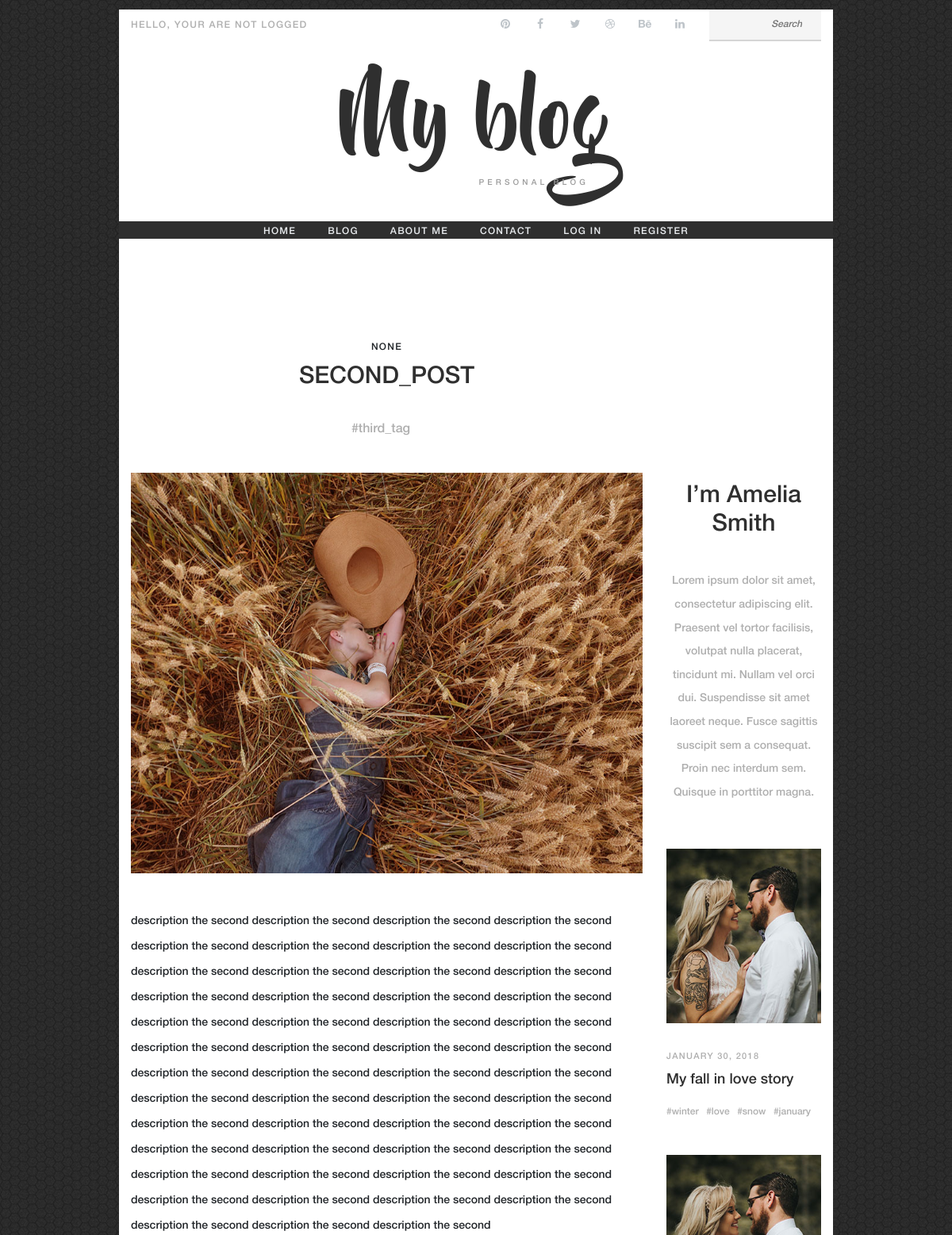
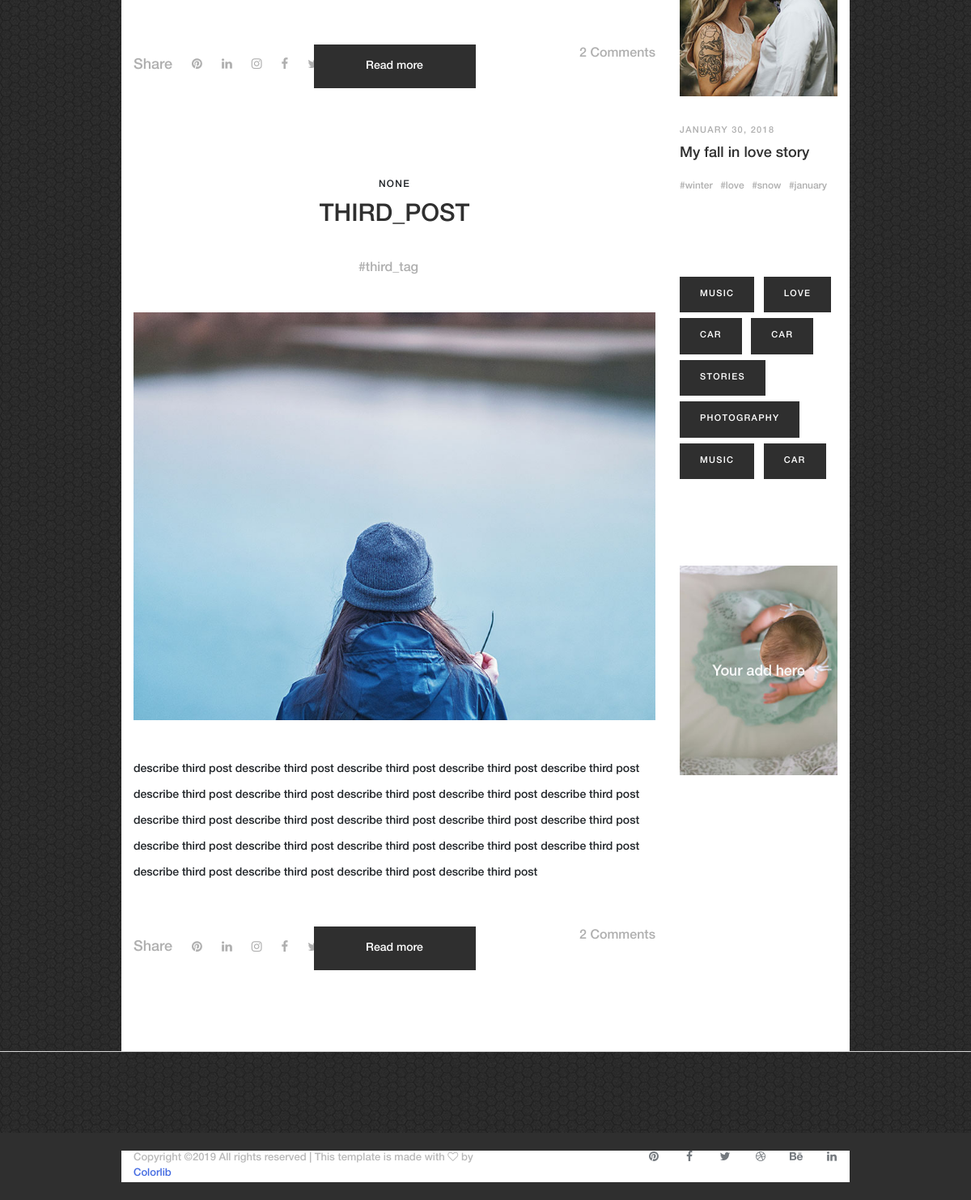
/posts/, run on the app's committed database (2 pictures, top to bottom).
### post/models.py (models this page shows, shortened)
class Post(models.Model):
    id = models.UUIDField(
        primary_key=True,
        default=uuid.uuid4,
        editable=False
    )
    title = models.CharField(max_length=100)
    overview = models.TextField()
    author = models.ForeignKey(get_user_model(), on_delete=models.CASCADE)
    timestamp = models.DateTimeField(auto_now=True, null=True, blank=True)
    thumbnail = models.ImageField(upload_to='covers/', null=True, blank=True)
    category = models.ManyToManyField('Category')
    featured = models.BooleanField(default=True)
    content = models.TextField()
    prev_post = models.ForeignKey('self', related_name='prev', on_delete=models.SET_NULL, blank=True, null=True)
    next_post = models.ForeignKey('self', related_name='next', on_delete=models.SET_NULL, blank=True, null=True)
    class Meta:
        indexes = [
            models.Index(fields=['id'], name='id_index')
        ]
    def get_absolute_url(self):
        return reverse('post_detail', args=[str(self.id)])

class HashTag(models.Model):
    name = models.CharField(max_length=64, unique=True)
    post = models.ManyToManyField(Post, related_name='hash_tag')

### post/views.py (the view)
# urls.py: path('', PostListView.as_view(), name='post_list'),
class PostListView(ListView):
    model = Post
    template_name = 'posts/post_list.html'
    context_object_name = 'post_list'
    login_url = 'login'
    paginate_by = 3

### templates/posts/post_list.html (shortened to what this page needs)
{% extends '_base.html' %}
{% load static %}
{% block content %}
     <div class="row">
            <div class="col-12 col-lg-9">
                {% for post in post_list %}
                    <div class="content-wrap">
                        <header class="entry-header">
                            <div class="posted-date">
                                {{ post.timestamp }}
                            </div>
                            <h2 class="entry-title">{{ post.title }}</h2>
                            <div class="tags-links">
                                {% for tag in post.hash_tag.all %}
                                    <a href="#">#{{ tag.name }}</a>
                                {% endfor %}
                            </div>
                        </header>
                        <figure class="featured-image">
                            {% if post.thumbnail %}
                            <img src="{{ post.thumbnail.url }}" alt="">
                            {% endif %}
                        </figure>
                        <div class="entry-content">
                            <p>{{ post.overview }}</p>
                        </div>
                        <footer class="entry-footer flex flex-column flex-lg-row justify-content-between align-content-start align-lg-items-center">
                            <ul class="post-share flex align-items-center order-3 order-lg-1">
                                <label>Share</label>
                                <li><a href="#"><i class="fa fa-pinterest"></i></a></li>
                                <li><a href="#"><i class="fa fa-linkedin"></i></a></li>
                                <li><a href="#"><i class="fa fa-instagram"></i></a></li>
                                <li><a href="#"><i class="fa fa-facebook"></i></a></li>
                                <li><a href="#"></a></li>
                            </ul>
                            <a class="read-more order-2" href="{{ post.get_absolute_url }}">Read more</a>
                            <div class="comments-count order-1 order-lg-3">
                                <a href="#">2 Comments</a>
                            </div>
                        </footer>
                    </div>
                {% endfor %}
            </div>
            <div class="col-12 col-lg-3">
                <div class="sidebar">
                    <div class="about-me">
                        <h2>I’m Amelia Smith</h2>
                        <p>Lorem ipsum dolor sit amet, consectetur adipiscing elit. Praesent vel tortor facilisis, volutpat nulla placerat, tincidunt mi. Nullam vel orci dui. Suspendisse sit amet laoreet neque. Fusce sagittis suscipit sem a consequat. Proin nec interdum sem. Quisque in porttitor magna.</p>
                    </div>
                    <div class="recent-posts">
                        {% for post in post_list %}
                            <div class="recent-post-wrap">
                                <figure>
                                    <img src="{%static 'images/thumb-1.jpg' %}" alt="">
                                </figure>
                                <header class="entry-header">
                                    <div class="posted-date">
                                        January 30, 2018
                                    </div>
                                    <h3><a href="#">My fall in love story</a></h3>
                                    <div class="tags-links">
                                        <a href="#">#winter</a>
                                        <a href="#">#love</a>
                                        <a href="#">#snow</a>
                                        <a href="#">#january</a>
                                    </div>
                                </header>
                            </div>
                        {% endfor %}
                    </div>
                    <div class="tags-list">
                        <a href="#">Music</a>
                        <a href="#">Love</a>
                        <a href="#">Car</a>
                        <a href="#">Car</a>
                        <a href="#">Stories</a>
                        <a href="#">Photography</a>
                        <a href="#">Music</a>
                        <a href="#">Car</a>
                    </div>
                    <div class="sidebar-ads">
                        <img src="{%static 'images/ads.jpg' %}" alt="ads">
                    </div>
                </div>
            </div>
        </div>
{% endblock content %}

### templates/_base.html (shortened to what this page needs)
{% load static %}
<!DOCTYPE html>
<html lang="en">
<head>
    <link rel="stylesheet" href="{% static 'css/bootstrap.min.css' %}">
    <link rel="stylesheet" href="{% static 'css/font-awesome.min.css'%}">
    <link rel="stylesheet" href="{% static 'css/swiper.min.css'%}">
    <link rel="stylesheet" href="{% static 'css/style.css'%}">
</head>
<body>
<div class="outer-container">
    <header class="site-header">
        <div class="top-header-bar">
            <div class="container-fluid">
                <div class="row">
                    <div class="col-lg-6 flex align-items-center">
                        <div class="header-bar-text d-none d-lg-block">
                            {% if user.is_authenticated %}
                                <p>Hello, {{ user }}</p>
                            {% else %}
                                <p>Hello, your are not logged</p>
                            {% endif %}
                        </div>
                    </div>
                    <div class="col-12 col-lg-6 flex justify-content-between justify-content-lg-end align-items-center">
                        <div class="header-bar-social d-none d-md-block">
                            <ul class="flex align-items-center">
                                <li><a href="#"><i class="fa fa-pinterest"></i></a></li>
                                <li><a href="#"><i class="fa fa-facebook"></i></a></li>
                                <li><a href="#"><i class="fa fa-twitter"></i></a></li>
                                <li><a href="#"><i class="fa fa-dribbble"></i></a></li>
                                <li><a href="#"><i class="fa fa-behance"></i></a></li>
                                <li><a href="#"><i class="fa fa-linkedin"></i></a></li>
                            </ul>
                        </div>
                        <div class="header-bar-search d-none d-md-block">
                            <form>
                                <input type="search" placeholder="Search">
                            </form>
                        </div>
                    </div>
                </div>
            </div>
        </div>
        <div class="container">
            <div class="row">
                <div class="col-12">
                    <div class="site-branding flex flex-column align-items-center">
                        <h1 class="site-title"><a href="index.html" rel="home">My blog</a></h1>
                        <p class="site-description">Personal Blog</p>
                    </div>
                    <nav class="site-navigation">
                        <ul class="flex-lg flex-lg-row justify-content-lg-center align-content-lg-center">
                            <li class="current-menu-item"><a href="{% url 'home' %}">Home</a></li>
                            <li><a href="{% url 'post_list' %}">blog</a></li>
                            <li><a href="{{ user.get_absolute_url }}">About me</a></li>
                            <li><a href="#">Contact</a></li>
                            {% if user.is_authenticated %}
                            <li><a href="{% url 'logout' %}">Log out</a></li>
                            {% else %}
                            <li><a href="{% url 'login' %}">Log in</a></li>
                            <li><a href="{% url 'register' %}">Register</a></li>
                            {% endif %}
                        </ul>
                    </nav>
                </div>
            </div>
        </div>
    </header>
    <div class="container single-page">
        {% block content %}
        {% endblock content %}
    </div>
</div>
<footer class="sit-footer">
   <div class="footer-bar">
        <div class="outer-container">
            <div class="container-fluid">
                <div class="row justify-content-between">
                    <div class="col-12 col-md-6">
                        <div class="footer-copyright">
                            <p>Copyright &copy;<script>document.write(new Date().getFullYear());</script> All rights reserved | This template is made with <i class="fa fa-heart-o" aria-hidden="true"></i> by <a href="https://colorlib.com" target="_blank">Colorlib</a></p>
                        </div>
                    </div>
                    <div class="col-12 col-md-6">
                        <div class="footer-social">
                            <ul class="flex justify-content-center justify-content-md-end align-items-center">
                                <li><a href="#"><i class="fa fa-pinterest"></i></a></li>
                                <li><a href="#"><i class="fa fa-facebook"></i></a></li>
                                <li><a href="#"><i class="fa fa-twitter"></i></a></li>
                                <li><a href="#"><i class="fa fa-dribbble"></i></a></li>
                                <li><a href="#"><i class="fa fa-behance"></i></a></li>
                                <li><a href="#"><i class="fa fa-linkedin"></i></a></li>
                            </ul>
                        </div>
                    </div>
                </div>
            </div>
        </div>
    </div>
</footer>
</body>
</html>

### data on the page
Post: timestamp "NONE", title "SECOND_POST", thumbnail (picture), overview "description the second description the second description the second description the second description the second description the second description the second description the second description the second description the second description the second description the second description the second description the second description the second description the second description the second description the second description the second description the second description the second description the second description the second description the second description the second description the second description the second description the second description the second description the second…"
HashTag: name "third_tag"
Post: timestamp "NONE", title "THIRD_POST", thumbnail (picture), overview "describe third post describe third post describe third post describe third post describe third post describe third post describe third post describe third post describe third post describe third post describe third post describe third post describe third post describe third post describe third post describe third post describe third post describe third post describe third post describe third post describe third post describe third post describe third post describe third post"
